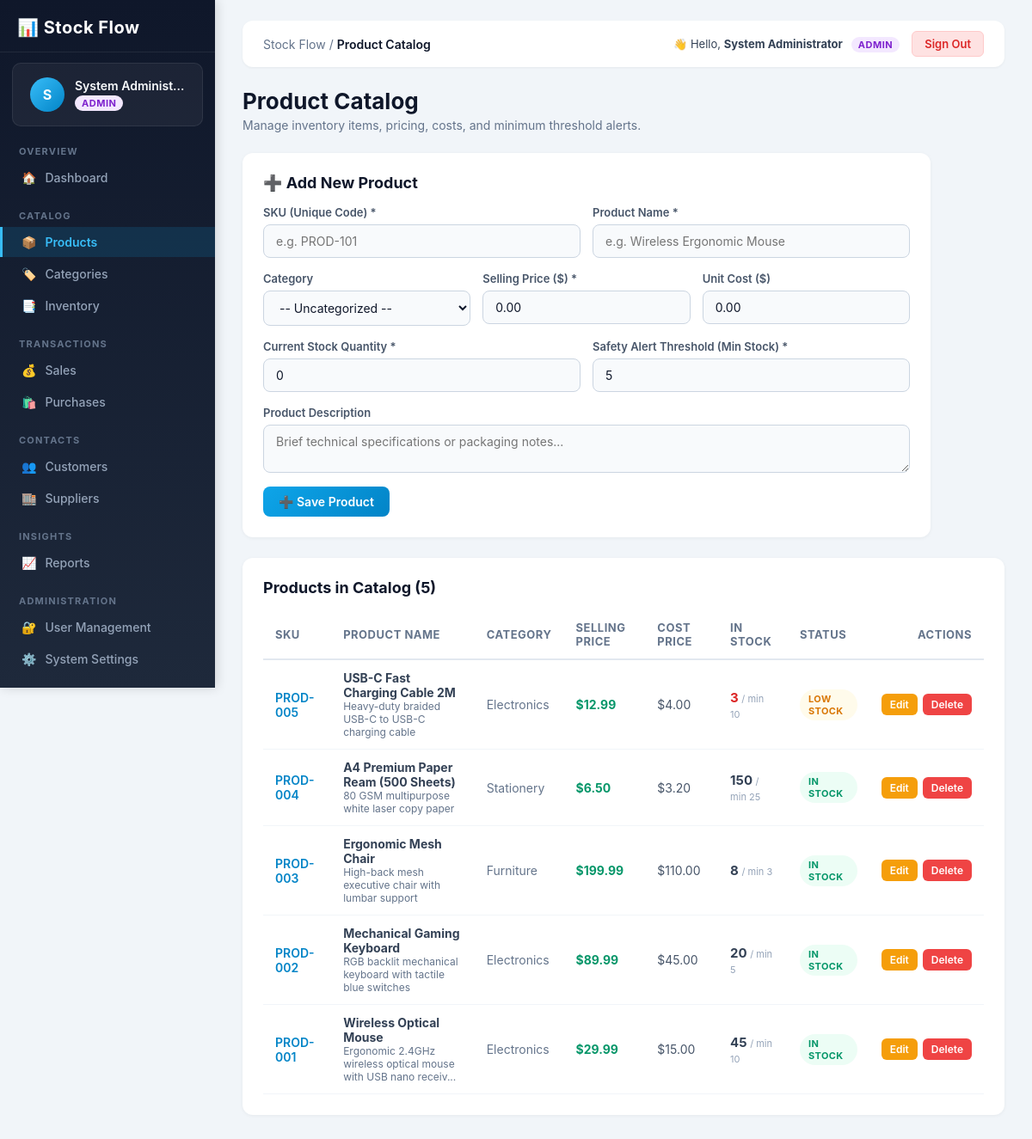
/pages/products.php (signed in), run on the app's committed database.
### tables this page shows
CREATE TABLE IF NOT EXISTS `products` (
    `id` INT AUTO_INCREMENT PRIMARY KEY,
    `sku` VARCHAR(50) NOT NULL UNIQUE,
    `name` VARCHAR(150) NOT NULL,
    `category_id` INT NULL,
    `price` DECIMAL(10, 2) NOT NULL DEFAULT 0.00,
    `cost` DECIMAL(10, 2) NOT NULL DEFAULT 0.00,
    `quantity` INT NOT NULL DEFAULT 0,
    `min_stock` INT NOT NULL DEFAULT 5,
    `description` TEXT,
    `created_at` TIMESTAMP DEFAULT CURRENT_TIMESTAMP,
    `updated_at` TIMESTAMP DEFAULT CURRENT_TIMESTAMP ON UPDATE CURRENT_TIMESTAMP,
    FOREIGN KEY (`category_id`) REFERENCES `categories`(`id`) ON DELETE SET NULL
);

CREATE TABLE IF NOT EXISTS `categories` (
    `id` INT AUTO_INCREMENT PRIMARY KEY,
    `name` VARCHAR(100) NOT NULL UNIQUE,
    `description` TEXT,
    `created_at` TIMESTAMP DEFAULT CURRENT_TIMESTAMP
);

### config/db.php (called while the page is built, shortened)
<?php
function is_logged_in() {
    return !empty($_SESSION['user_id']) && !empty($_SESSION['username']);
}
function current_user_role() {
    return $_SESSION['role'] ?? 'staff';
}
function has_role($allowed_roles) {
    $user_role = current_user_role();
    if (is_array($allowed_roles)) {
        return in_array($user_role, $allowed_roles, true);
    }
    return $user_role === $allowed_roles;
}
?>

### pages/products.php (the view, shortened to what this page needs)
<?php
require_once __DIR__ . '/../config/db.php';
$can_modify = has_role(['admin', 'manager']);
$edit_product = null;
$products = [];
if ($pdo !== null) {
    $stmt = $pdo->query("SELECT p.*, c.name AS category_name
                         FROM products p
                         LEFT JOIN categories c ON p.category_id = c.id
                         ORDER BY p.id DESC");
    $products = $stmt->fetchAll();
}
require_once __DIR__ . '/../includes/header.php';
?>
<div class="page-title-row">
    <div>
        <h1>Product Catalog</h1>
        <p style="color: #64748b; font-size: 14px; margin-top: 4px;">Manage inventory items, pricing, costs, and minimum threshold alerts.</p>
    </div>
</div>
<?php if ($can_modify): ?>
<div class="form-card" style="max-width: 800px;">
    <h2>
        <span><?php echo $edit_product ? '✏️ Edit Product' : '➕ Add New Product'; ?></span>
    </h2>
    <form method="POST" action="products.php" class="app-form">
        <div class="form-row form-row-2">
            <div class="form-group">
                <label class="form-label">SKU (Unique Code) *</label>
                <input type="text" name="sku" class="form-control" placeholder="e.g. PROD-101" value="<?php echo htmlspecialchars($edit_product['sku'] ?? ''); ?>" required>
            </div>
            <div class="form-group">
                <label class="form-label">Product Name *</label>
                <input type="text" name="name" class="form-control" placeholder="e.g. Wireless Ergonomic Mouse" value="<?php echo htmlspecialchars($edit_product['name'] ?? ''); ?>" required>
            </div>
        </div>
        <div class="form-row form-row-3">
            <div class="form-group">
                <label class="form-label">Category</label>
                <select name="category_id" class="form-control">
                    <option value="">-- Uncategorized --</option>
                </select>
            </div>
            <div class="form-group">
                <label class="form-label">Selling Price ($) *</label>
                <input type="number" step="0.01" min="0" name="price" class="form-control" placeholder="0.00" value="<?php echo htmlspecialchars($edit_product['price'] ?? '0.00'); ?>" required>
            </div>
            <div class="form-group">
                <label class="form-label">Unit Cost ($)</label>
                <input type="number" step="0.01" min="0" name="cost" class="form-control" placeholder="0.00" value="<?php echo htmlspecialchars($edit_product['cost'] ?? '0.00'); ?>">
            </div>
        </div>
        <div class="form-row form-row-2">
            <div class="form-group">
                <label class="form-label">Current Stock Quantity *</label>
                <input type="number" min="0" name="quantity" class="form-control" placeholder="0" value="<?php echo htmlspecialchars($edit_product['quantity'] ?? '0'); ?>" required>
            </div>
            <div class="form-group">
                <label class="form-label">Safety Alert Threshold (Min Stock) *</label>
                <input type="number" min="0" name="min_stock" class="form-control" placeholder="5" value="<?php echo htmlspecialchars($edit_product['min_stock'] ?? '5'); ?>" required>
            </div>
        </div>
        <div class="form-group">
            <label class="form-label">Product Description</label>
            <textarea name="description" class="form-control" rows="2" placeholder="Brief technical specifications or packaging notes..."><?php echo htmlspecialchars($edit_product['description'] ?? ''); ?></textarea>
        </div>
        <div style="display: flex; gap: 10px;">
            <button type="submit" class="btn btn-primary">
                <?php echo $edit_product ? '💾 Save Product Changes' : '➕ Save Product'; ?>
            </button>
        </div>
    </form>
</div>
<?php endif; ?>
<div class="form-card" style="max-width: 100%;">
    <h2>Products in Catalog (<?php echo count($products); ?>)</h2>
    <div class="table-responsive">
        <table class="app-table">
            <thead>
                <tr>
                    <th>SKU</th>
                    <th>Product Name</th>
                    <th>Category</th>
                    <th>Selling Price</th>
                    <th>Cost Price</th>
                    <th>In Stock</th>
                    <th>Status</th>
                    <?php if ($can_modify): ?>
                        <th style="text-align: right;">Actions</th>
                    <?php endif; ?>
                </tr>
            </thead>
            <tbody>
                <?php if (empty($products)): ?>
                    <tr>
                        <td colspan="<?php echo $can_modify ? '8' : '7'; ?>" style="padding: 20px; text-align: center; color: #64748b;">
                            No products found in the catalog.
                        </td>
                    </tr>
                <?php else: ?>
                    <?php foreach ($products as $prod): ?>
                        <tr>
                            <td style="font-weight: 600; color: #0284c7;"><?php echo htmlspecialchars($prod['sku']); ?></td>
                            <td>
                                <strong><?php echo htmlspecialchars($prod['name']); ?></strong>
                                <?php if (!empty($prod['description'])): ?>
                                    <div style="font-size: 12px; color: #64748b;"><?php echo htmlspecialchars(substr($prod['description'], 0, 60)) . (strlen($prod['description']) > 60 ? '...' : ''); ?></div>
                                <?php endif; ?>
                            </td>
                            <td style="color: #64748b;"><?php echo htmlspecialchars($prod['category_name'] ?? 'Uncategorized'); ?></td>
                            <td style="color: #059669; font-weight: 700;">$<?php echo number_format($prod['price'], 2); ?></td>
                            <td style="color: #475569;">$<?php echo number_format($prod['cost'], 2); ?></td>
                            <td>
                                <strong style="font-size: 15px; <?php echo ($prod['quantity'] <= $prod['min_stock']) ? 'color: #dc2626;' : ''; ?>">
                                    <?php echo $prod['quantity']; ?>
                                </strong>
                                <span style="font-size: 11px; color: #94a3b8;">/ min <?php echo $prod['min_stock']; ?></span>
                            </td>
                            <td>
                                <?php if ($prod['quantity'] == 0): ?>
                                    <span class="badge badge-danger">OUT OF STOCK</span>
                                <?php elseif ($prod['quantity'] <= $prod['min_stock']): ?>
                                    <span class="badge badge-warning">LOW STOCK</span>
                                <?php else: ?>
                                    <span class="badge badge-success">IN STOCK</span>
                                <?php endif; ?>
                            </td>
                            <?php if ($can_modify): ?>
                                <td style="text-align: right;">
                                    <div style="display: inline-flex; gap: 6px;">
                                        <a href="products.php?edit=<?php echo $prod['id']; ?>" class="btn btn-warning btn-sm" title="Edit Product">
                                            Edit
                                        </a>
                                        <form method="POST" action="products.php" style="display: inline;" onsubmit="return confirm('Are you sure you want to remove <?php echo htmlspecialchars(addslashes($prod['name'])); ?>?');">
                                            <button type="submit" class="btn btn-danger btn-sm" title="Delete Product">
                                                Delete
                                            </button>
                                        </form>
                                    </div>
                                </td>
                            <?php endif; ?>
                        </tr>
                    <?php endforeach; ?>
                <?php endif; ?>
            </tbody>
        </table>
    </div>
</div>
<?php require_once __DIR__ . '/../includes/footer.php'; ?>

### style/style.css (style rules this page uses)
* { margin: 0; padding: 0; box-sizing: border-box; }
body { font-family: -apple-system, BlinkMacSystemFont, "Segoe UI", Roboto, Helvetica, Arial, sans-serif; background-color: #f1f5f9; color: #1e293b; min-height: 100vh; }
a { text-decoration: none; color: inherit; }
.page-title-row { display: flex; align-items: center; justify-content: space-between; margin-bottom: 24px; flex-wrap: wrap; gap: 12px; }
.page-title-row h1 { font-size: 26px; font-weight: 700; color: #0f172a; }
.form-card { background: #ffffff; border-radius: 12px; padding: 24px; box-shadow: 0 1px 4px rgba(0, 0, 0, 0.05); margin-bottom: 24px; }
.form-card h2 { font-size: 18px; font-weight: 700; color: #0f172a; margin-bottom: 16px; display: flex; align-items: center; justify-content: space-between; }
.app-form { display: flex; flex-direction: column; gap: 16px; }
.form-group { display: flex; flex-direction: column; gap: 6px; }
.form-label { font-size: 13px; font-weight: 600; color: #475569; }
.form-control { width: 100%; padding: 10px 14px; font-size: 14px; font-family: inherit; color: #0f172a; background: #f8fafc; border: 1.5px solid #cbd5e1; border-radius: 8px; outline: none; transition: all 0.2s ease; }
.form-row { display: grid; gap: 14px; }
.form-row-2 { grid-template-columns: 1fr 1fr; }
.form-row-3 { grid-template-columns: 1fr 1fr 1fr; }
.btn { display: inline-flex; align-items: center; justify-content: center; gap: 6px; padding: 9px 18px; font-size: 14px; font-weight: 600; font-family: inherit; border-radius: 8px; border: none; cursor: pointer; transition: all 0.2s ease; text-decoration: none; }
.btn-primary { background: linear-gradient(135deg, #0ea5e9 0%, #0284c7 100%); color: #ffffff; }
.btn-danger { background: #ef4444; color: #ffffff; }
.btn-warning { background: #f59e0b; color: #ffffff; }
.btn-sm { padding: 5px 10px; font-size: 12px; border-radius: 6px; }
.table-responsive { width: 100%; overflow-x: auto; }
.app-table { width: 100%; border-collapse: collapse; text-align: left; font-size: 14px; }
.app-table thead tr { border-bottom: 2px solid #e2e8f0; color: #64748b; font-weight: 600; font-size: 13px; text-transform: uppercase; letter-spacing: 0.5px; }
.app-table th { padding: 12px 14px; }
.app-table td { padding: 12px 14px; border-bottom: 1px solid #f1f5f9; color: #334155; }
.badge { display: inline-block; padding: 4px 10px; border-radius: 20px; font-size: 11px; font-weight: 700; letter-spacing: 0.4px; text-transform: uppercase; }
.badge-success { background: #ecfdf5; color: #059669; }
.badge-warning { background: #fffbeb; color: #d97706; }

### data on the page
products: sku "PROD-005", name "USB-C Fast Charging Cable 2M", description "Heavy-duty braided USB-C to USB-C charging cable", category.name "Electronics", price "12.99", cost "4.00", quantity "3", min_stock "10", shows "LOW STOCK"
products: sku "PROD-004", name "A4 Premium Paper Ream (500 Sheets)", description "80 GSM multipurpose white laser copy paper", category.name "Stationery", price "6.50", cost "3.20", quantity "150", min_stock "25", shows "IN STOCK"
products: sku "PROD-003", name "Ergonomic Mesh Chair", description "High-back mesh executive chair with lumbar support", category.name "Furniture", price "199.99", cost "110.00", quantity "8", min_stock "3", shows "IN STOCK"
products: sku "PROD-002", name "Mechanical Gaming Keyboard", description "RGB backlit mechanical keyboard with tactile blue switches", category.name "Electronics", price "89.99", cost "45.00", quantity "20", min_stock "5", shows "IN STOCK"
products: sku "PROD-001", name "Wireless Optical Mouse", description "Ergonomic 2.4GHz wireless optical mouse with USB nano receiv", category.name "Electronics", price "29.99", cost "15.00", quantity "45", min_stock "10", shows "IN STOCK"

### other printed values
$user_initial "S"
$user_name "System Administ…"
$user_role "ADMIN"
str_replace('Stock Flow - ', '', $page_title) "Product Catalog"
$user_name "System Administrator"
count($products) "5"
